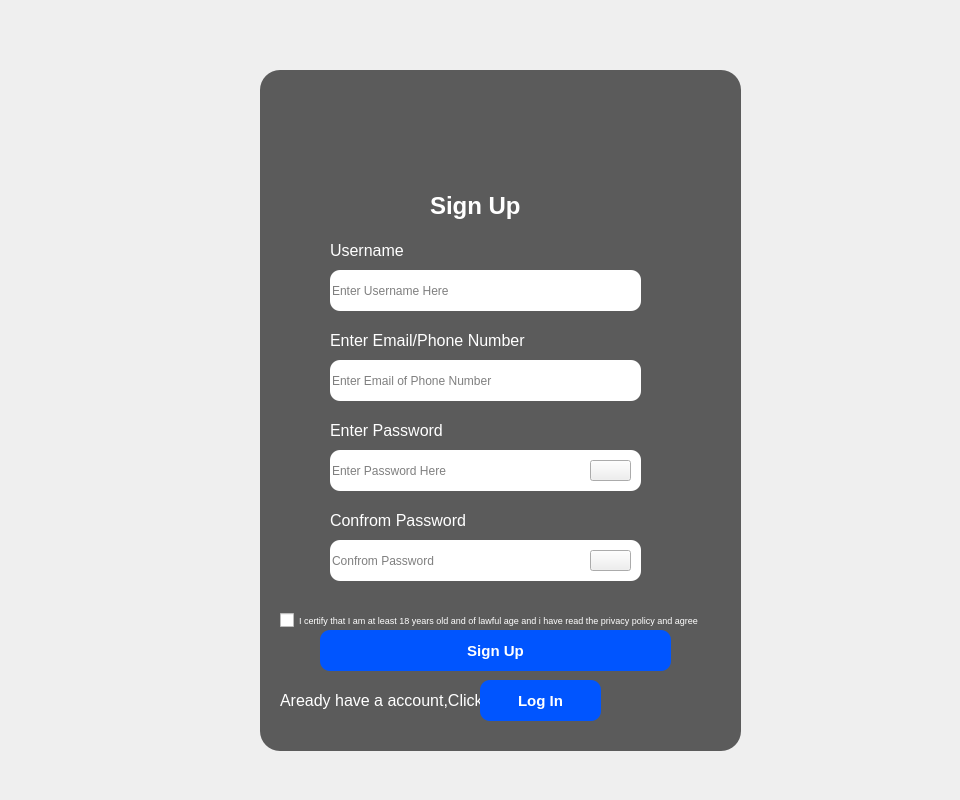
<?xml version="1.0" encoding="UTF-8"?>
<ui version="4.0">
 <class>Form</class>
 <widget class="QWidget" name="Form">
  <property name="geometry">
   <rect>
    <x>0</x>
    <y>0</y>
    <width>960</width>
    <height>800</height>
   </rect>
  </property>
  <property name="windowTitle">
   <string>Form</string>
  </property>
  <widget class="QLabel" name="label">
   <property name="geometry">
    <rect>
     <x>0</x>
     <y>0</y>
     <width>961</width>
     <height>801</height>
    </rect>
   </property>
   <property name="text">
    <string/>
   </property>
   <property name="pixmap">
    <pixmap>Img/Bg login screen.jpg</pixmap>
   </property>
   <property name="scaledContents">
    <bool>true</bool>
   </property>
  </widget>
  <widget class="QLabel" name="label_2">
   <property name="geometry">
    <rect>
     <x>260</x>
     <y>70</y>
     <width>481</width>
     <height>681</height>
    </rect>
   </property>
   <property name="styleSheet">
    <string notr="true">background-color: rgba(50, 50, 50, 200); /* Dark gray with transparency */
border-radius: 20px;                    /* Curved edges */
</string>
   </property>
   <property name="text">
    <string/>
   </property>
   <property name="pixmap">
    <pixmap>Img/blank..png</pixmap>
   </property>
  </widget>
  <widget class="QLabel" name="label_3">
   <property name="geometry">
    <rect>
     <x>370</x>
     <y>90</y>
     <width>261</width>
     <height>81</height>
    </rect>
   </property>
   <property name="text">
    <string/>
   </property>
   <property name="pixmap">
    <pixmap>Img/Logo.png</pixmap>
   </property>
   <property name="scaledContents">
    <bool>true</bool>
   </property>
  </widget>
  <widget class="QLabel" name="label_4">
   <property name="geometry">
    <rect>
     <x>430</x>
     <y>150</y>
     <width>221</width>
     <height>111</height>
    </rect>
   </property>
   <property name="font">
    <font>
     <pointsize>18</pointsize>
     <bold>true</bold>
    </font>
   </property>
   <property name="styleSheet">
    <string notr="true">color: rgb(255, 255, 255);</string>
   </property>
   <property name="text">
    <string>Sign Up</string>
   </property>
  </widget>
  <widget class="QLineEdit" name="txt_name">
   <property name="geometry">
    <rect>
     <x>330</x>
     <y>270</y>
     <width>311</width>
     <height>41</height>
    </rect>
   </property>
   <property name="styleSheet">
    <string notr="true">border-radius: 10px;
</string>
   </property>
   <property name="placeholderText">
    <string>Enter Username Here</string>
   </property>
  </widget>
  <widget class="QLineEdit" name="txt_enaill">
   <property name="geometry">
    <rect>
     <x>330</x>
     <y>360</y>
     <width>311</width>
     <height>41</height>
    </rect>
   </property>
   <property name="styleSheet">
    <string notr="true">border-radius: 10px;
</string>
   </property>
   <property name="placeholderText">
    <string>Enter Email of Phone Number</string>
   </property>
  </widget>
  <widget class="QLineEdit" name="txt_password">
   <property name="geometry">
    <rect>
     <x>330</x>
     <y>450</y>
     <width>311</width>
     <height>41</height>
    </rect>
   </property>
   <property name="styleSheet">
    <string notr="true">border-radius: 10px;
</string>
   </property>
   <property name="echoMode">
    <enum>QLineEdit::EchoMode::Password</enum>
   </property>
   <property name="placeholderText">
    <string>Enter Password Here</string>
   </property>
  </widget>
  <widget class="QLabel" name="label_5">
   <property name="geometry">
    <rect>
     <x>330</x>
     <y>240</y>
     <width>81</width>
     <height>20</height>
    </rect>
   </property>
   <property name="font">
    <font>
     <pointsize>12</pointsize>
    </font>
   </property>
   <property name="styleSheet">
    <string notr="true">Color:rgb(255, 255, 255)</string>
   </property>
   <property name="text">
    <string>Username</string>
   </property>
  </widget>
  <widget class="QLabel" name="label_6">
   <property name="geometry">
    <rect>
     <x>330</x>
     <y>330</y>
     <width>211</width>
     <height>20</height>
    </rect>
   </property>
   <property name="font">
    <font>
     <pointsize>12</pointsize>
    </font>
   </property>
   <property name="styleSheet">
    <string notr="true">Color:rgb(255, 255, 255)</string>
   </property>
   <property name="text">
    <string>Enter Email/Phone Number</string>
   </property>
  </widget>
  <widget class="QLabel" name="label_7">
   <property name="geometry">
    <rect>
     <x>330</x>
     <y>420</y>
     <width>211</width>
     <height>20</height>
    </rect>
   </property>
   <property name="font">
    <font>
     <pointsize>12</pointsize>
    </font>
   </property>
   <property name="styleSheet">
    <string notr="true">Color:rgb(255, 255, 255)</string>
   </property>
   <property name="text">
    <string>Enter Password</string>
   </property>
  </widget>
  <widget class="QLineEdit" name="txt_confrom_password">
   <property name="geometry">
    <rect>
     <x>330</x>
     <y>540</y>
     <width>311</width>
     <height>41</height>
    </rect>
   </property>
   <property name="styleSheet">
    <string notr="true">border-radius: 10px;
</string>
   </property>
   <property name="echoMode">
    <enum>QLineEdit::EchoMode::Password</enum>
   </property>
   <property name="placeholderText">
    <string>Confrom Password</string>
   </property>
  </widget>
  <widget class="QLabel" name="label_8">
   <property name="geometry">
    <rect>
     <x>330</x>
     <y>510</y>
     <width>211</width>
     <height>20</height>
    </rect>
   </property>
   <property name="font">
    <font>
     <pointsize>12</pointsize>
    </font>
   </property>
   <property name="styleSheet">
    <string notr="true">Color:rgb(255, 255, 255)</string>
   </property>
   <property name="text">
    <string>Confrom Password</string>
   </property>
  </widget>
  <widget class="QLabel" name="label_10">
   <property name="geometry">
    <rect>
     <x>590</x>
     <y>540</y>
     <width>41</width>
     <height>41</height>
    </rect>
   </property>
   <property name="text">
    <string/>
   </property>
   <property name="pixmap">
    <pixmap>Img/eyes_02.png</pixmap>
   </property>
   <property name="scaledContents">
    <bool>true</bool>
   </property>
  </widget>
  <widget class="QCheckBox" name="checkBox">
   <property name="geometry">
    <rect>
     <x>280</x>
     <y>550</y>
     <width>651</width>
     <height>141</height>
    </rect>
   </property>
   <property name="font">
    <font>
     <pointsize>7</pointsize>
    </font>
   </property>
   <property name="styleSheet">
    <string notr="true">Color:rgb(255, 255, 255)</string>
   </property>
   <property name="text">
    <string>I certify that I am at least 18 years old and of lawful age and i have read the privacy policy and agree </string>
   </property>
  </widget>
  <widget class="QPushButton" name="btn_sign_up">
   <property name="geometry">
    <rect>
     <x>320</x>
     <y>630</y>
     <width>351</width>
     <height>41</height>
    </rect>
   </property>
   <property name="font">
    <font>
     <pointsize>11</pointsize>
     <bold>true</bold>
    </font>
   </property>
   <property name="styleSheet">
    <string notr="true">color: rgb(255, 255, 255);
background-color: rgb(0, 85, 255);
border-radius: 10px;
</string>
   </property>
   <property name="text">
    <string>Sign Up</string>
   </property>
  </widget>
  <widget class="QLabel" name="label_11">
   <property name="geometry">
    <rect>
     <x>280</x>
     <y>690</y>
     <width>211</width>
     <height>20</height>
    </rect>
   </property>
   <property name="font">
    <font>
     <pointsize>12</pointsize>
    </font>
   </property>
   <property name="styleSheet">
    <string notr="true">Color:rgb(255, 255, 255)</string>
   </property>
   <property name="text">
    <string>Aready have a account,Click</string>
   </property>
  </widget>
  <widget class="QPushButton" name="log_in">
   <property name="geometry">
    <rect>
     <x>480</x>
     <y>680</y>
     <width>121</width>
     <height>41</height>
    </rect>
   </property>
   <property name="font">
    <font>
     <pointsize>11</pointsize>
     <bold>true</bold>
    </font>
   </property>
   <property name="styleSheet">
    <string notr="true">color: rgb(255, 255, 255);
background-color: rgb(0, 85, 255);
border-radius: 10px;
</string>
   </property>
   <property name="text">
    <string>Log In</string>
   </property>
  </widget>
  <widget class="QPushButton" name="btn_eyes">
   <property name="geometry">
    <rect>
     <x>590</x>
     <y>550</y>
     <width>41</width>
     <height>21</height>
    </rect>
   </property>
   <property name="text">
    <string/>
   </property>
   <property name="icon">
    <iconset>
     <normaloff>Img/eyes_02.png</normaloff>Img/eyes_02.png</iconset>
   </property>
   <property name="iconSize">
    <size>
     <width>64</width>
     <height>64</height>
    </size>
   </property>
  </widget>
  <widget class="QPushButton" name="pushButton">
   <property name="geometry">
    <rect>
     <x>590</x>
     <y>460</y>
     <width>41</width>
     <height>21</height>
    </rect>
   </property>
   <property name="text">
    <string/>
   </property>
   <property name="icon">
    <iconset>
     <normaloff>Img/eyes_02.png</normaloff>Img/eyes_02.png</iconset>
   </property>
   <property name="iconSize">
    <size>
     <width>64</width>
     <height>64</height>
    </size>
   </property>
  </widget>
 </widget>
 <resources/>
 <connections/>
</ui>
